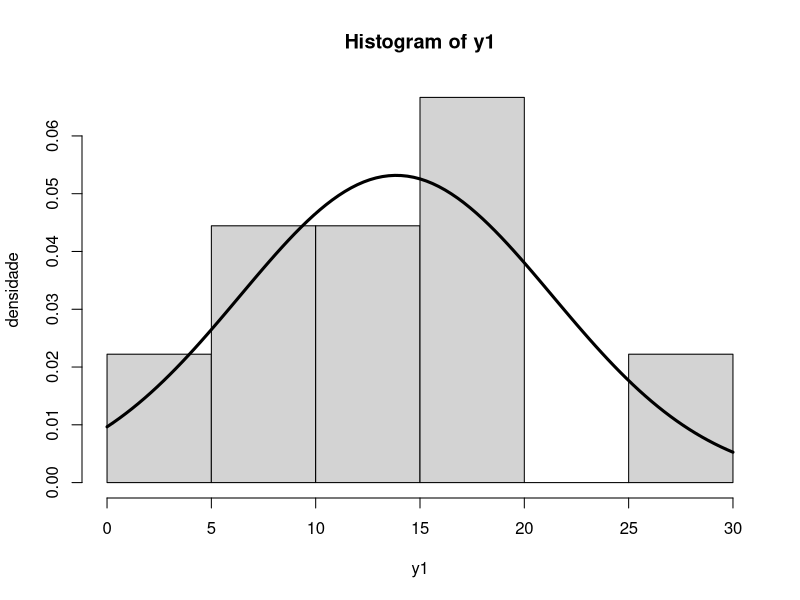
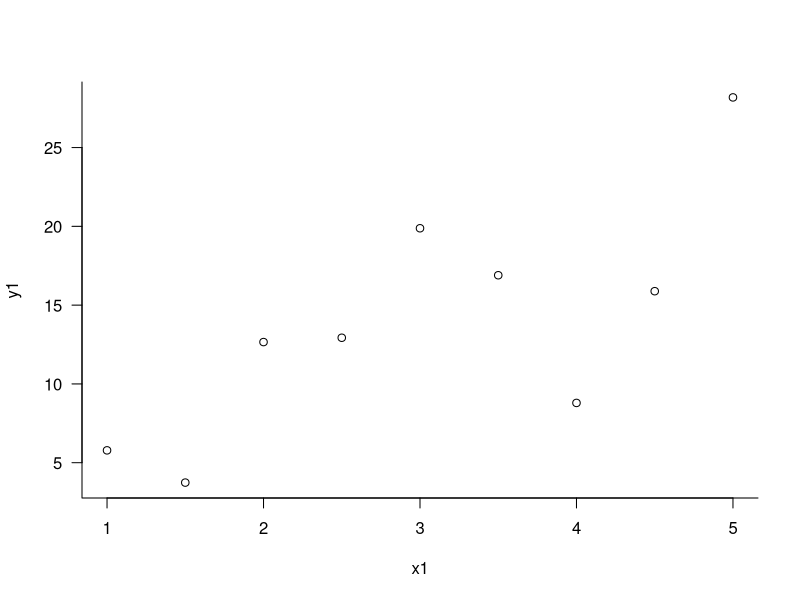
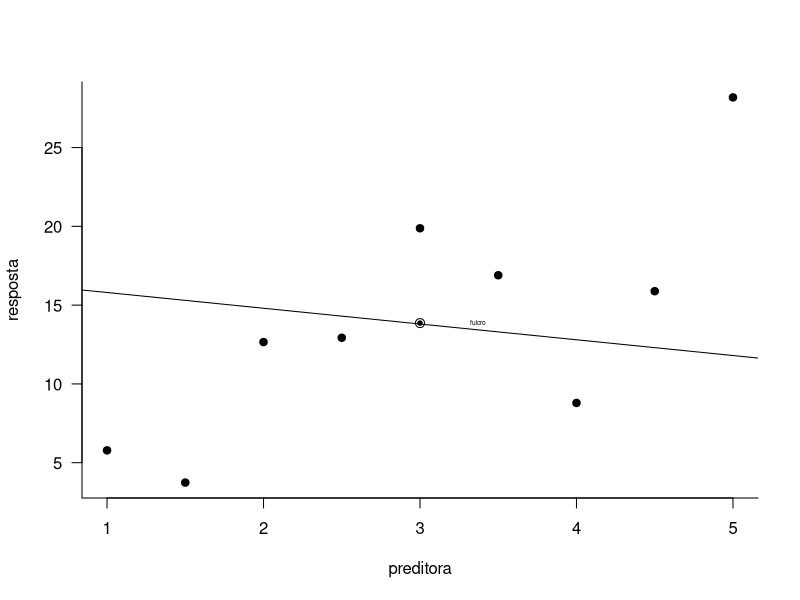
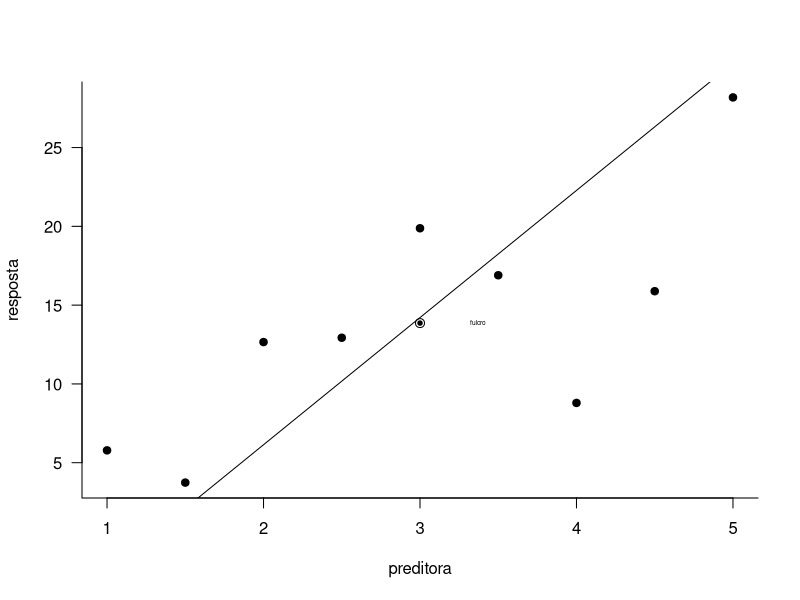
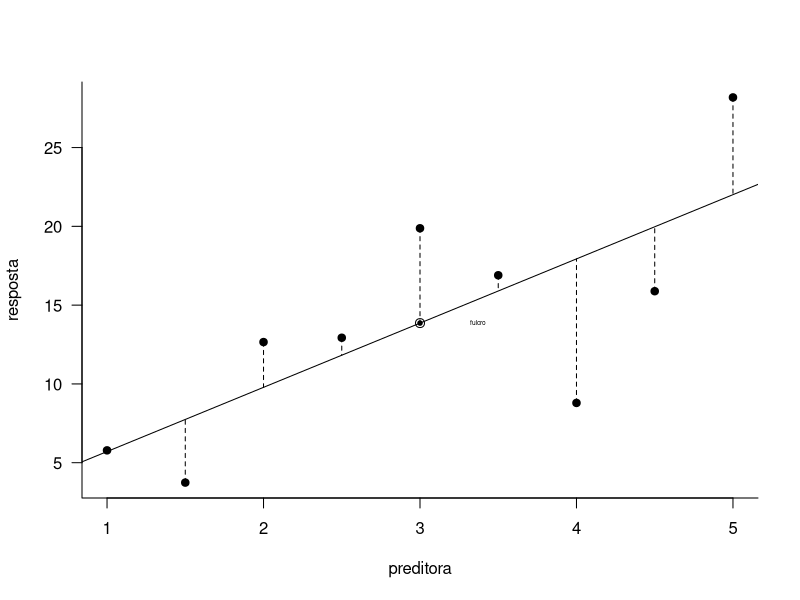
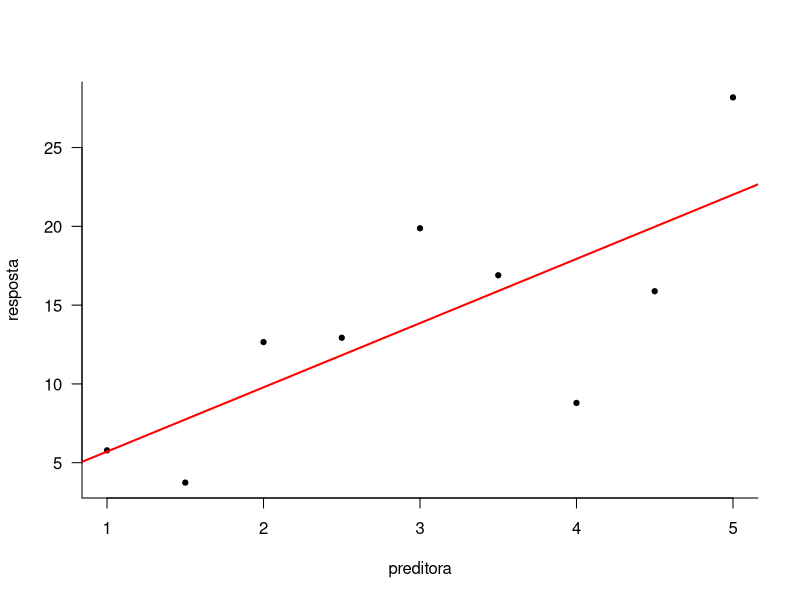
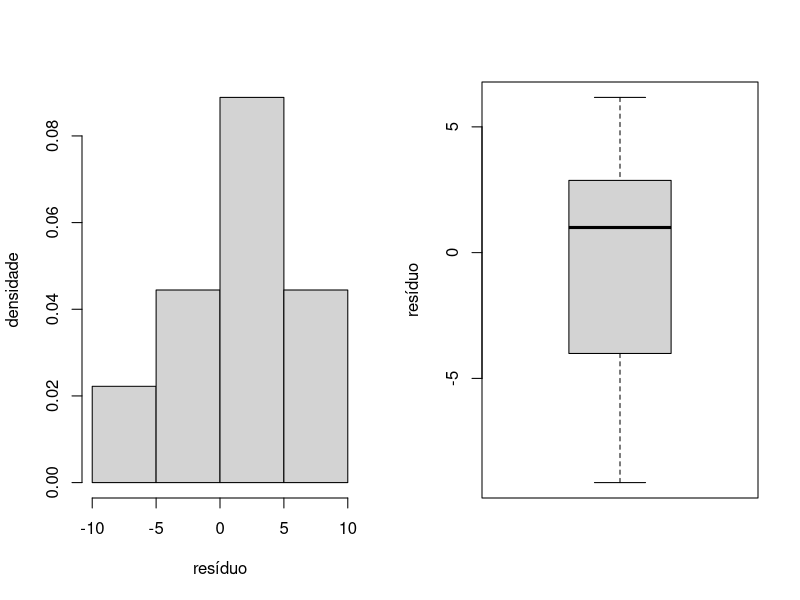
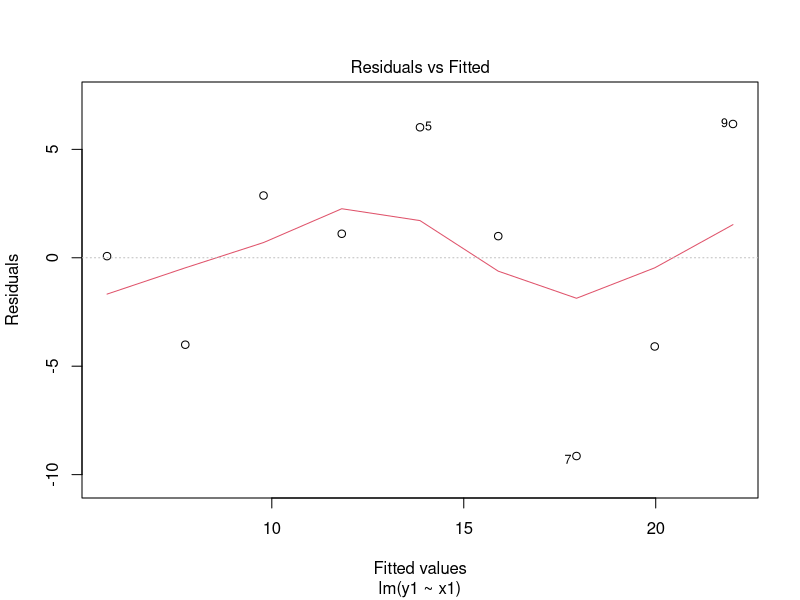

Here is the R script that generated these plots, in order:
###############################################################
###### Código para as analises da aula 2.2 regressao linear ###
###############################################################

# elaborado por Sara Mortara para disciplina de modelagem estatistica
# dezembro de 2018

# define o diretorio de trabalho
### ATENCAO! mude para o SEU diretorio de trabalho
setwd("~/Dropbox/posdoc/disciplina_modelagem/atividadesR/teoricas")

#####################################
# PARTE 1: uma regressao qualquer ###
#####################################

# vamos ler os dados x1 e y1 usados na aula
xy <- read.csv("../dados/exemplo_xy.csv")

# inspecionando os dados
head(xy)

# sumario dos dados
summary(xy)

# para facilitar, vamos usar o comando attach
attach(xy) # cria um objeto chamado x1 e outro x2 


# PASSO 1: variavel resposta é normal?

# visualizando o dado num histograma
hist(y1, probability = TRUE, ylab="densidade")
# adicionando a curva da distribuicao normal teorica
curve(dnorm(x, mean(y1), sd(y1)), add=TRUE, lwd=3)

# PASSO 2: qual a relacao entre a preditora e a resposta?
plot(y1 ~ x1, data=xy, las=1, bty="l")

#########################################################################
# INTERROMPEMOS O CODIGO PARA A EXPLICACAO DA ESTIMATIVA DOS PARAMETROS #
#########################################################################

## o ponto de fulcro
plot(y1 ~ x1, data=xy, xlab="preditora", ylab="resposta", pch=19, bty="l", las=1)
# plotando o ponto de fulcro
# ponto menor e preenchido
points(x=mean(x1), y=mean(y1), pch=19, cex=.6)
# ponto maior
points(x=mean(x1), y=mean(y1), pch=1, cex=1.2)
# texto
text("fulcro", x=mean(x1)+.37, y=mean(y1), cex=.4)
## PRIMEIRA tentativa
abline(a=16.8 , b=-1)

## segunda tentativa, vamos plotar o grafico de novo
## o ponto de fulcro
plot(y1 ~ x1, data=xy, xlab="preditora", ylab="resposta", pch=19, bty="l", las=1)
# plotando o ponto de fulcro
# ponto menor e preenchido
points(x=mean(x1), y=mean(y1), pch=19, cex=.6)
# ponto maior
points(x=mean(x1), y=mean(y1), pch=1, cex=1.2)
# texto
text("fulcro", x=mean(x1)+.37, y=mean(y1), cex=.4)
## SEGUNDA tentativa
abline(a=-10 , b=8.07)

## terceira tentativa, vamos plotar o grafico de novo
## o ponto de fulcro
plot(y1 ~ x1, data=xy, xlab="preditora", ylab="resposta", pch=19, bty="l", las=1)
# plotando o ponto de fulcro
# ponto menor e preenchido
points(x=mean(x1), y=mean(y1), pch=19, cex=.6)
# ponto maior
points(x=mean(x1), y=mean(y1), pch=1, cex=1.2)
# texto
text("fulcro", x=mean(x1)+.37, y=mean(y1), cex=.4)
## TERCEIRA tentativa, agora com os coeficientes da regressao
abline(lm(y1 ~ x1))

## agora vamos visualizar os residuos no grafico
# primeiro precisamos calcular os valores previstos com a funcao predict 
prev <- predict(lm(y1 ~ x1))
# agora adicionamos os segmentos do valor esperado ate a reta prevista 
segments(x0=x1, x1=x1, y0=y1, y1=prev, lty=2)

# FIM da interrupcao ###################################################
#########################################################################

# PASSO 3: construindo o modelo linear

# salvamos o modelo linear num objeto chamado 'mod'
mod <- lm(y1 ~ x1)

# inspecionando a saida do modelo
## o que voce entende da saida?
summary(mod)

# extraindo apenas os valores dos parametros
coef(mod)

# extraindo o intervalo de confianca da estimativa
confint(mod)

# PASSO 4: visualizando o ajuste do modelo aos dados
plot(y1 ~ x1, data=xy, las=1, bty="l", cex=.7, 
     xlab="preditora", ylab="resposta", pch=19)
abline(mod, lwd=2, col='red')

# PASSO 5: entendendo a partição da variancia no modelo linear 
# SQtot = SQmod + SQerro

## desvio quadratico total
# SQtot = somatorio(y-ymed)^2

sq.tot <- sum((y1 - mean(y1))^2)
sq.tot

## desvio quadratico do residuo
# SQerro = somatorio(y-ymed)^2
sq.er <- sum(residuals(mod)^2)
sq.er

## desvio quadratico do modelo
# se SQtot = SQmod + SQerro
# SQmod = SQtot-SQerro
sq.mod <- sq.tot - sq.er 
sq.mod

# conferindo os calculos com a tabela de anova
anova(mod)

## calculando o R2
# SQmod/SQtot

meuR2 <- sq.mod/sq.tot

meuR2

# conferindo com o sumario do modelo
summary(mod)

# PASSO 6: diagnostico do mo modelo
## vamos olhar os residuos

par(mfrow=c(1,2)) # cria janela grafica com 1 linha e 2 colunas
hist(residuals(mod), main="", probability=TRUE, xlab="resíduo", ylab="densidade")
boxplot(residuals(mod), ylab="resíduo") # volta a configuracao original
par(mfrow=c(1,1)) # cria janela grafica com 1 linha e 2 colunas

## o diagnostico do modelo
plot(mod)

## para finalizar, vamos olhar novamente o ajuste do modelo aos dados
plot(y1 ~ x1, data=xy, las=1, bty="l", 
     xlab="preditora", ylab="resposta", pch=19)
abline(lm(y1 ~ x1), lwd=2)


